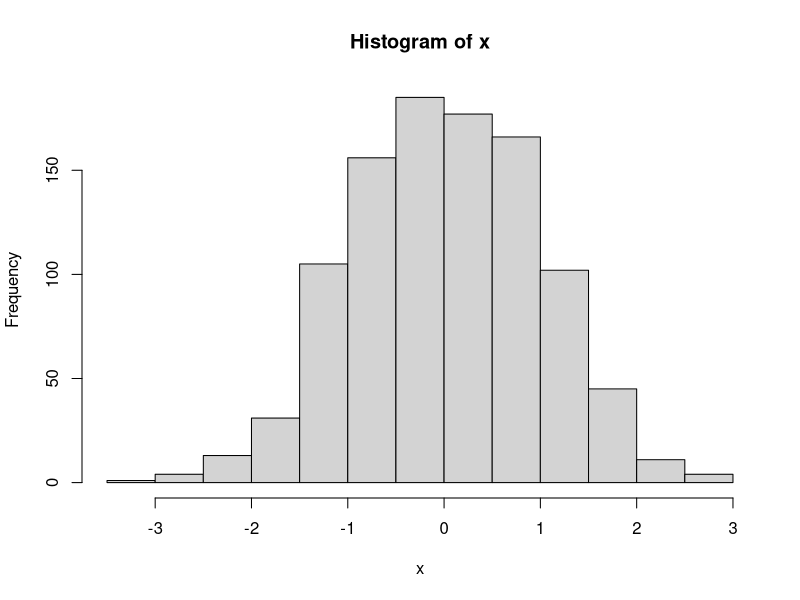
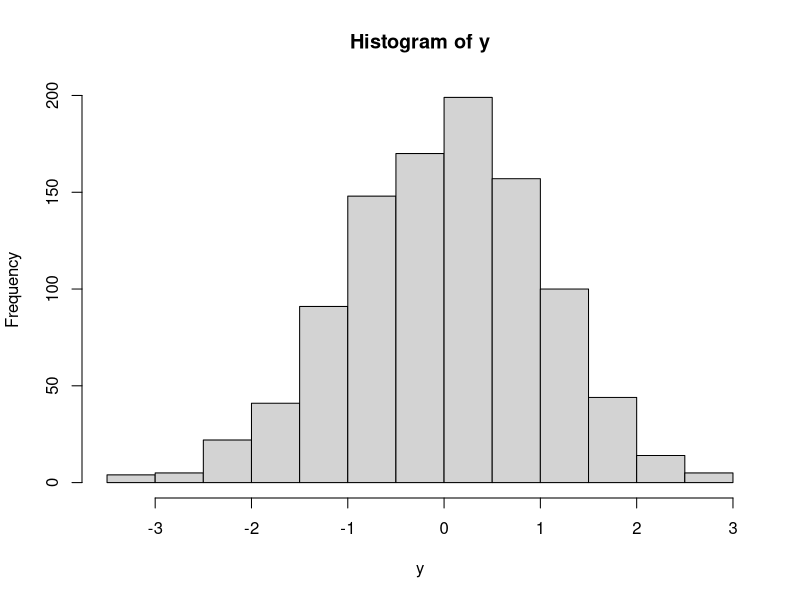
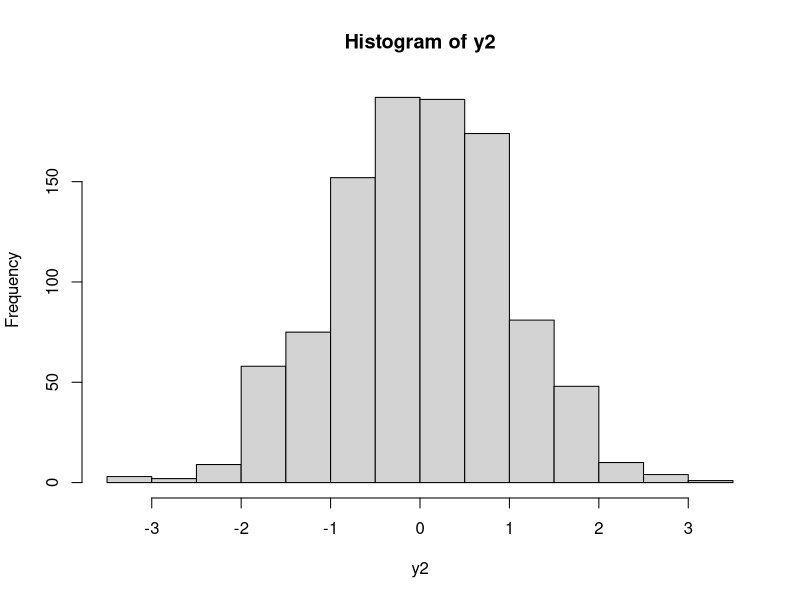
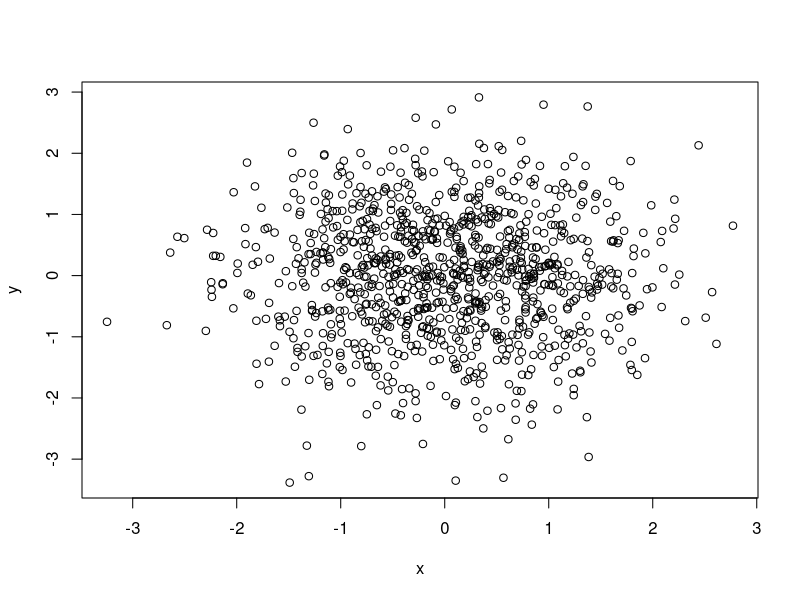
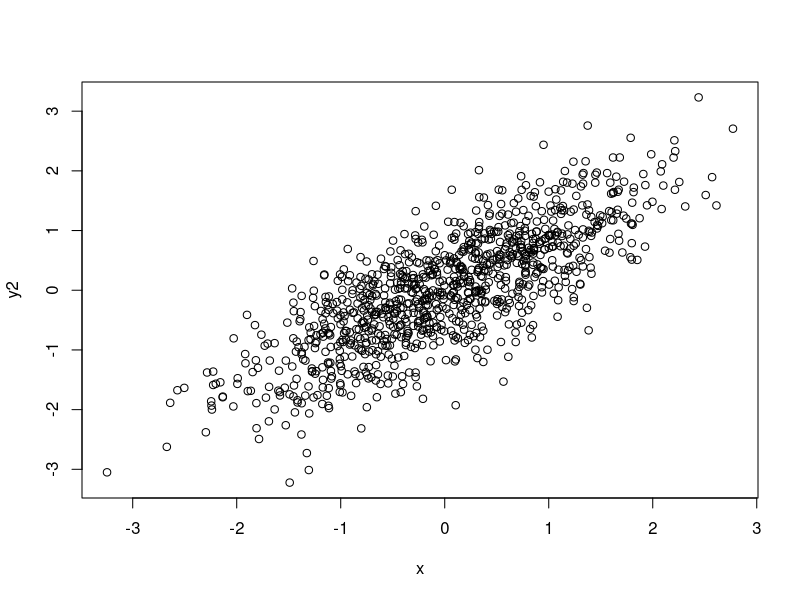
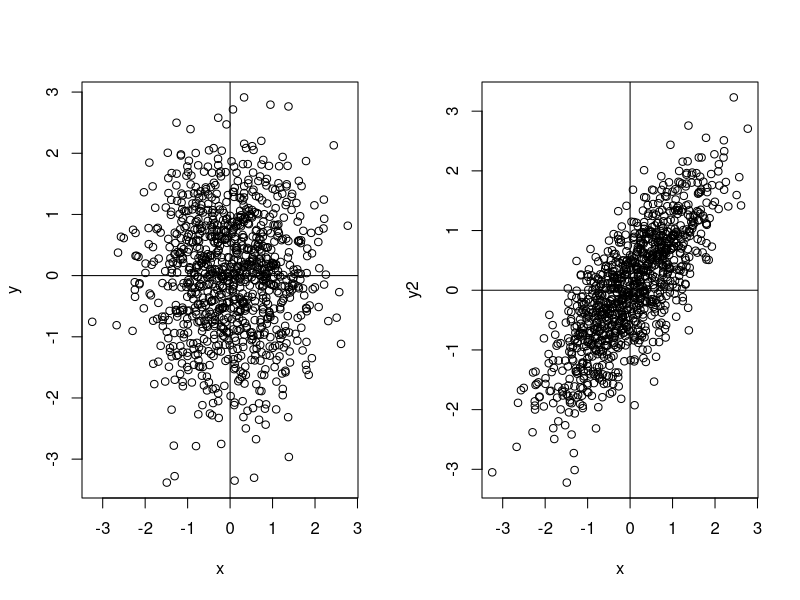
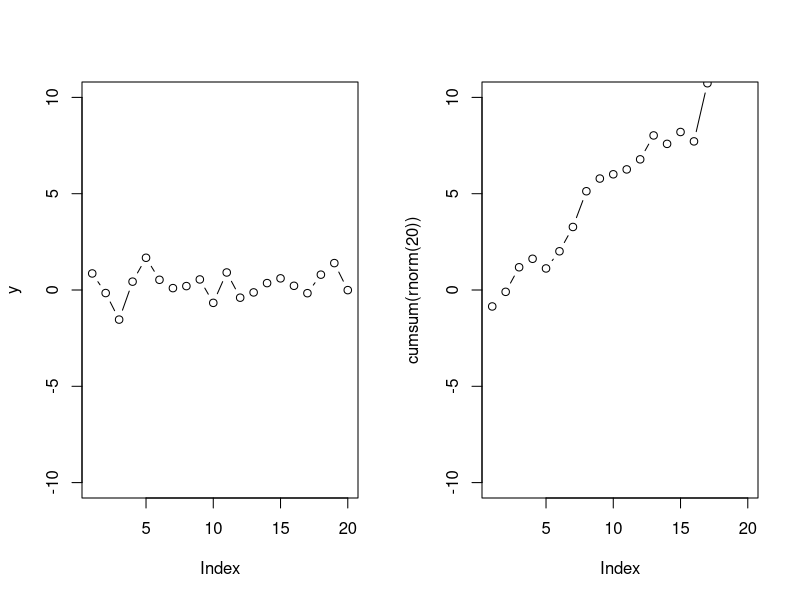
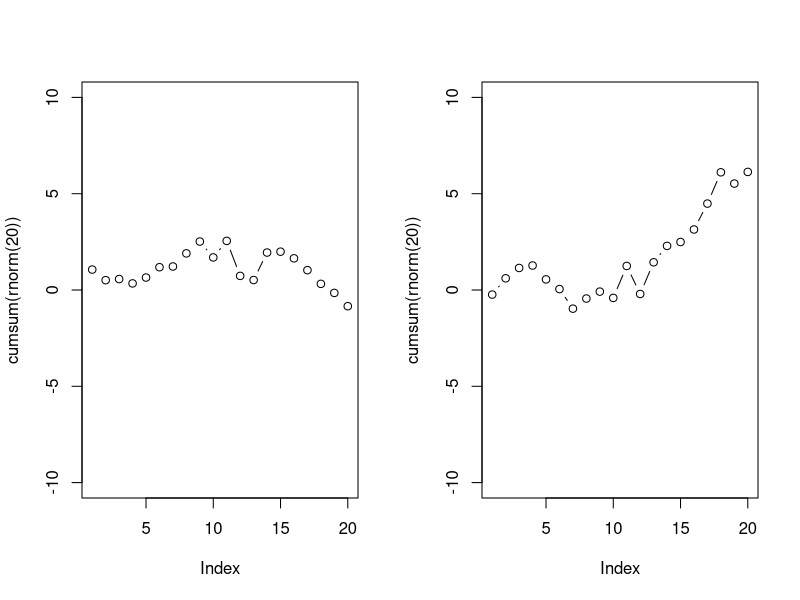

Reproduce these figures in R, in order. (Note: a time limit stopped this script after it produced the figures.)
x = rnorm(1000)
y = rnorm(1000)
y2 = .8*x + sqrt(1-.8^2)*y
hist(x)
hist(y)
hist (y2)
plot(x,y)
plot(x,y2)

par(mfrow = c(1,2))
plot(x,y)
abline(h = 0, v = 0)
plot(x,y2)
abline(h = 0, v = 0)

e = rnorm(20)
y = cumsum(e)
plot(y, ylim = c(-10,10), type = "b")

while(T){plot(cumsum(rnorm(20)), ylim = c(-10,10), type = "b")
  readline()
  }
# hit escape in console to stop loop
y = arima.sim(list(ma = 0.5), n = 100)
plot(y)
